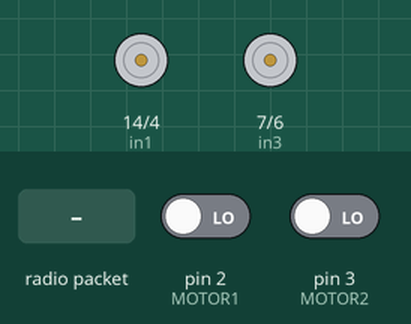
Recording of a sketch running on a simulated Arduino Uno, built with avr-gcc and run on an emulated ATmega328P. Parts: motor-driver pin pairs drawn as motors (green arrow = first pin HIGH = forward, orange = second pin HIGH = backward, longer = more drive, scaled by the enable pin). The inputs (shaded band) are chosen by the test bench; at power-on: pin 2 (MOTOR1) LOW, pin 3 (MOTOR2) LOW. No radio packets arrive unless stated.

Above: at 1.2 s.
1.3 s: radio packet "1" arrives
At 2.5 s:
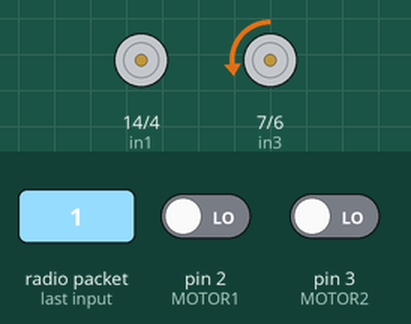
2.8 s: radio packet "0" arrives
At 3.8 s:
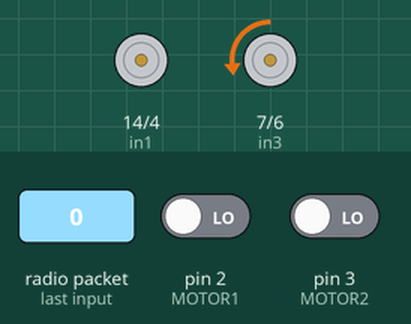
Timing chart, 0 to 5.8 s (numbered marks = the images above; inputs shaded):
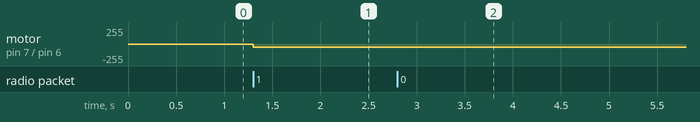

The sketch:

Masina1.ino
```cpp
#include <RHReliableDatagram.h>
#include <RH_NRF24.h>
#include <SPI.h>

#include "TimerOne.h"

// Definim adresele pentru canalele radio
#define CLIENT_ADDRESS 1
#define SERVER_ADDRESS 2

// 1.Definim conexiunile pentru motorul drept
int enA = 9;
int in1 = 14; //pinul A0, deoarece nu mai aveam pini digitali la dispozitie
int in2 = 4;

// Definim conexiunile pentru motorul stang
int enB = 5;
int in3 = 7;
int in4 = 6;

// 2.Definim constante pentru pini cu functia Interrupt
//Pentru Arduino Uno numai pinii 2 si 3 au functia de Interrupter
const byte MOTOR1 = 2; //motorul drept
const byte MOTOR2 = 3; //motorul stang

//Definim intregi care vor stoca nr de pulsuri de pe Encoder
unsigned int counter1 = 0;
unsigned int counter2 = 0;

//Definim nr de goluri in Encoder
float diskslots = 20.00;
//Diametrul rotilor
float diametru= 6.61; //cm

// 3.Declaram unsigned 8-bit array pentru a ne returna vitezele
// 1 Byte pentru fiecare viteza
uint8_t ReturnMessage[2];

// Definim Message Buffer-ul(comenzile de la transmitor(joystick))
uint8_t buf[RH_NRF24_MAX_MESSAGE_LEN];

// Cream o instanta a driverului radio
RH_NRF24 RadioDriver;

// Seteaza radio driverul la NRF24 si client address la 1
RHReliableDatagram RadioManager(RadioDriver, SERVER_ADDRESS);

// Numara pulsatiile pentru motorul drept
void ISR_count1()
{
  counter1++;
}

// Numara pulsatiile pentru motorul stang
void ISR_count2()
{
  counter2++;
}

// Calculam viteza motorului drept
float viteza_dreapta(){
  float rpm = (counter1/diskslots)*60.00;
  float circumferinta= 3.14* diametru;
  counter1=0;
  return rpm*circumferinta;
}

// Calculam viteza motorului stang
float viteza_stanga(){
  float rpm = (counter2/diskslots)*60.00;
  float circumferinta= 3.14* diametru;
  counter2=0;
  return rpm*circumferinta;
}

void setup()
{
  //Setup pentru serial monitor
  Serial.begin(9600);

  //Crestem count1 si count2 daca senzorii optici specifici sunt activati(deranjati)
  attachInterrupt(digitalPinToInterrupt (MOTOR1), ISR_count1, RISING);//activat cand pinul trece de la low la high
  attachInterrupt(digitalPinToInterrupt (MOTOR2), ISR_count2, RISING);

  // Setam toti pini motoarelor ca output
  pinMode(enA, OUTPUT);
  pinMode(enB, OUTPUT);
  pinMode(in1, OUTPUT);
  pinMode(in2, OUTPUT);
  pinMode(in3, OUTPUT);
  pinMode(in4, OUTPUT);

  // Initializam RadioManager inplicit - 2.402 GHz (channel 2), 2Mbps, 0dBm
  if (!RadioManager.init())
    //Afisam pe serial monitor
    Serial.println("initializare esuata!");
}

void loop()
{
  //Verificam daca am primit un semnal
  if (RadioManager.available())
  {
    //Mesajul pe care il returnam
    ReturnMessage[0]=viteza_dreapta();
    ReturnMessage[1]=viteza_stanga();
    //Mesajul primit
    uint8_t len = sizeof(buf);
    uint8_t from;
    if (RadioManager.recvfromAck(buf, &len, &from))

    {
      // Setam directia motoarelor
      if (buf[2] == 1)
      {
    // Motoarele setate sa mearga in spate
    digitalWrite(in1, HIGH);
    digitalWrite(in2, LOW);
    digitalWrite(in3, HIGH);
    digitalWrite(in4, LOW);
    }else{
    // Motoarele setate sa mearga in fata
    digitalWrite(in1, LOW);
    digitalWrite(in2, HIGH);
    digitalWrite(in3, LOW);
    digitalWrite(in4, HIGH);
     }


      // Setam viteza motoarelor
      analogWrite(enA, buf[1]);
      analogWrite(enB, buf[0]);

      // Trimitem inapoi informatiile si verificam posibile erori de conexiune
      if (!RadioManager.sendtoWait(ReturnMessage, sizeof(ReturnMessage), from))
        //Afisam pe serial monitor
        Serial.println("Joystick deconectat!");
    }
  }
}
```

Measured:
- after the input at 1.3 s, motor on pin 7 (in3) / pin 6 (in4): stopped → backward 49/255 at once
- after the input at 2.8 s, motor on pin 7 (in3) / pin 6 (in4): backward 49/255 → backward 48/255 at once
